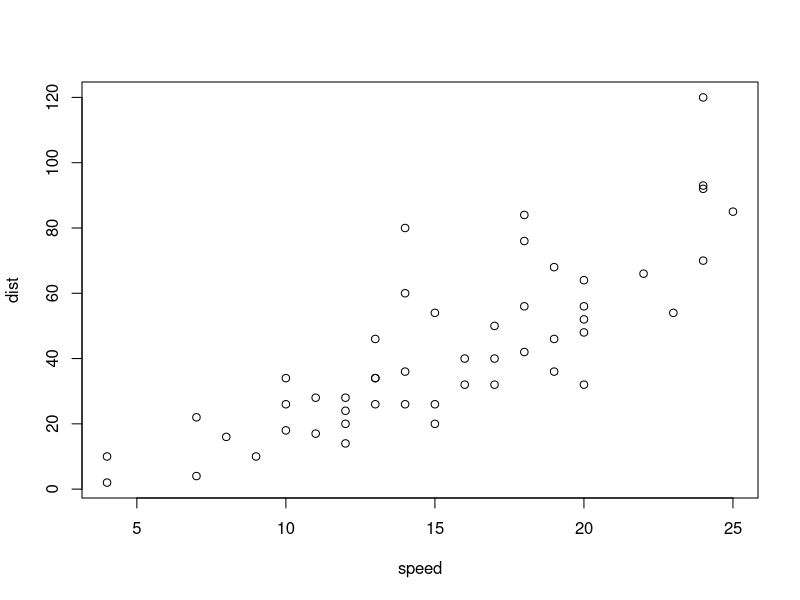
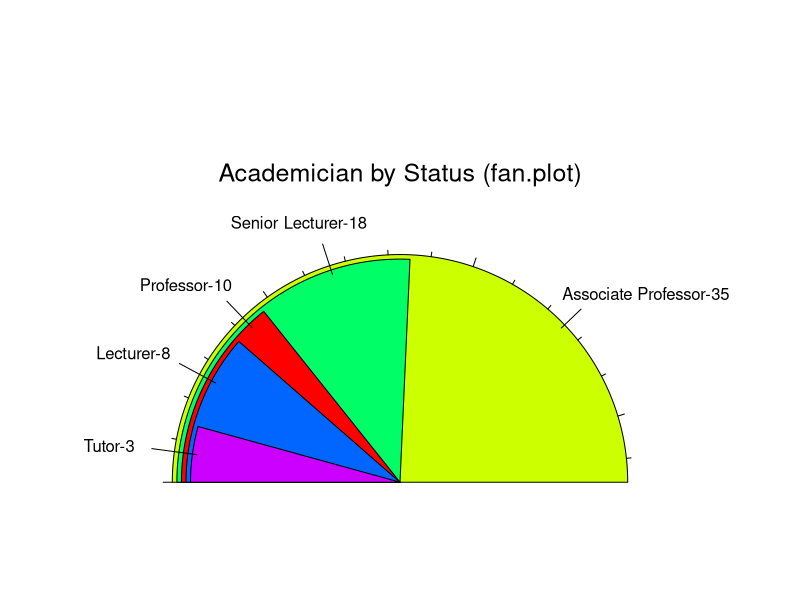

The R script that drew these images, in order:
## ---- chunk 1
set.seed(1)
x <- rnorm(100)
mean(x)
## ---- chunk 2
set.seed(10)
x <- rnorm(100)
mean(x)
## ---- chunk 3
set.seed(10)
x <- rnorm(100)
mean(x)
## ---- chunk 4
time <-format(Sys.time(), "%a %b %d %X %Y")
## ---- chunk 5
summary(cars)
## ---- chunk 6
plot(cars)
## ---- chunk 7
library(plotrix)
lecturer_df <- data.frame(academicStatus = c("Professor","Associate Professor","Senior Lecturer","Lecturer",                                           "Tutor"),number = c(10,35,18,8,3))

fan.plot(lecturer_df$number,max.span=pi,labels=paste(lecturer_df$academicStatus,lecturer_df$number,sep="-"),main="Academician by Status (fan.plot)",ticks=35)
